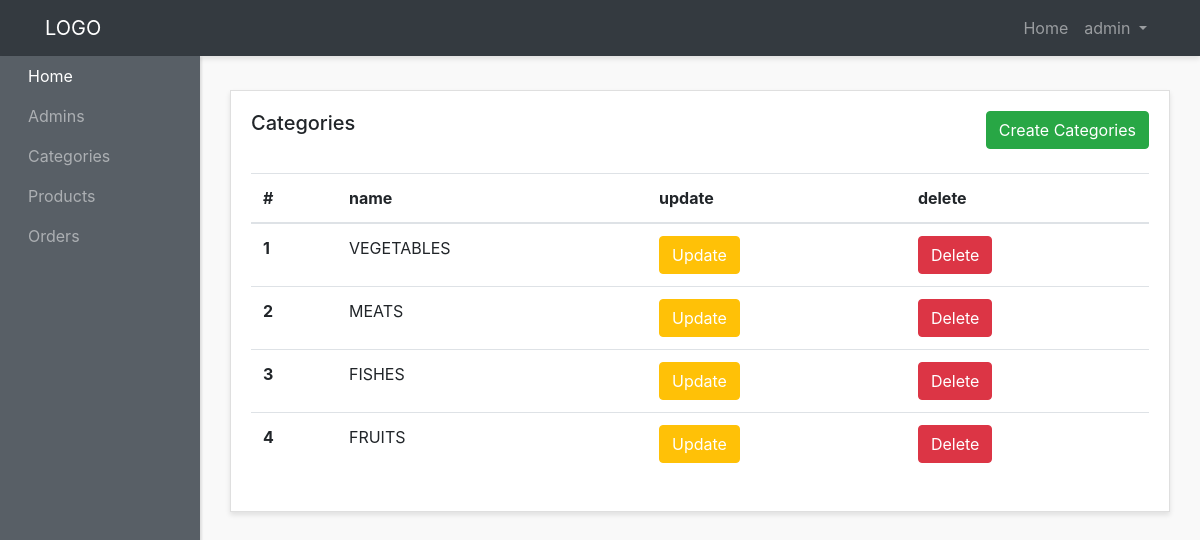
Page /admin-panel/categories-admins/show-categories.php (signed in) on the committed database.
### tables this page shows
CREATE TABLE `categories` (
  `id` int(3) NOT NULL,
  `name` varchar(200) NOT NULL,
  `image` varchar(200) NOT NULL,
  `icon` varchar(200) NOT NULL,
  `description` varchar(200) NOT NULL,
  `created_at` timestamp NOT NULL DEFAULT current_timestamp()
);

### admin-panel/categories-admins/show-categories.php (the view, shortened to what this page needs)
<?php require "../layouts/header.php"; ?>
<?php require "../../config/config.php"; ?>
<?php
  $categories = $conn->query("SELECT * FROM categories");
  $categories->execute();
  $allCategories = $categories->fetchAll(PDO::FETCH_OBJ);
?>
      <div class="row">
        <div class="col">
          <div class="card">
            <div class="card-body">
              <h5 class="card-title mb-4 d-inline">Categories</h5>
             <a  href="<?php echo ADMINURL; ?>/categories-admins/create-category.php" class="btn btn-success mb-4 text-center float-right">Create Categories</a>
              <table class="table">
                <thead>
                  <tr>
                    <th scope="col">#</th>
                    <th scope="col">name</th>
                    <th scope="col">update</th>
                    <th scope="col">delete</th>
                  </tr>
                </thead>
                <tbody>
                  <?php foreach($allCategories as $category) : ?>
                    <tr>
                      <th scope="row"><?php echo  $category->id; ?></th>
                      <td><?php echo  $category->name; ?></td>
                      <td><a  href="update-category.php?id=<?php echo $category->id; ?>" class="btn btn-warning text-white text-center ">Update </a></td>
                      <td><a href="delete-category.php?id=<?php echo $category->id; ?>" class="btn btn-danger  text-center ">Delete </a></td>
                    </tr>
                  <?php endforeach; ?>
                </tbody>
              </table>
            </div>
          </div>
        </div>
      </div>
 <?php require "../layouts/footer.php"; ?>

### admin-panel/styles/style.css (style rules this page uses)
body { background:#f9f9f9; }
.card { margin-bottom: 15px; border-radius:0; box-shadow: 0 3px 5px rgba(0,0,0,.1); }

### rows in the picture
categories: id "1", name "VEGETABLES"
categories: id "2", name "MEATS"
categories: id "3", name "FISHES"
categories: id "4", name "FRUITS"

### other values in the picture
$_SESSION['adminname'] "admin"
